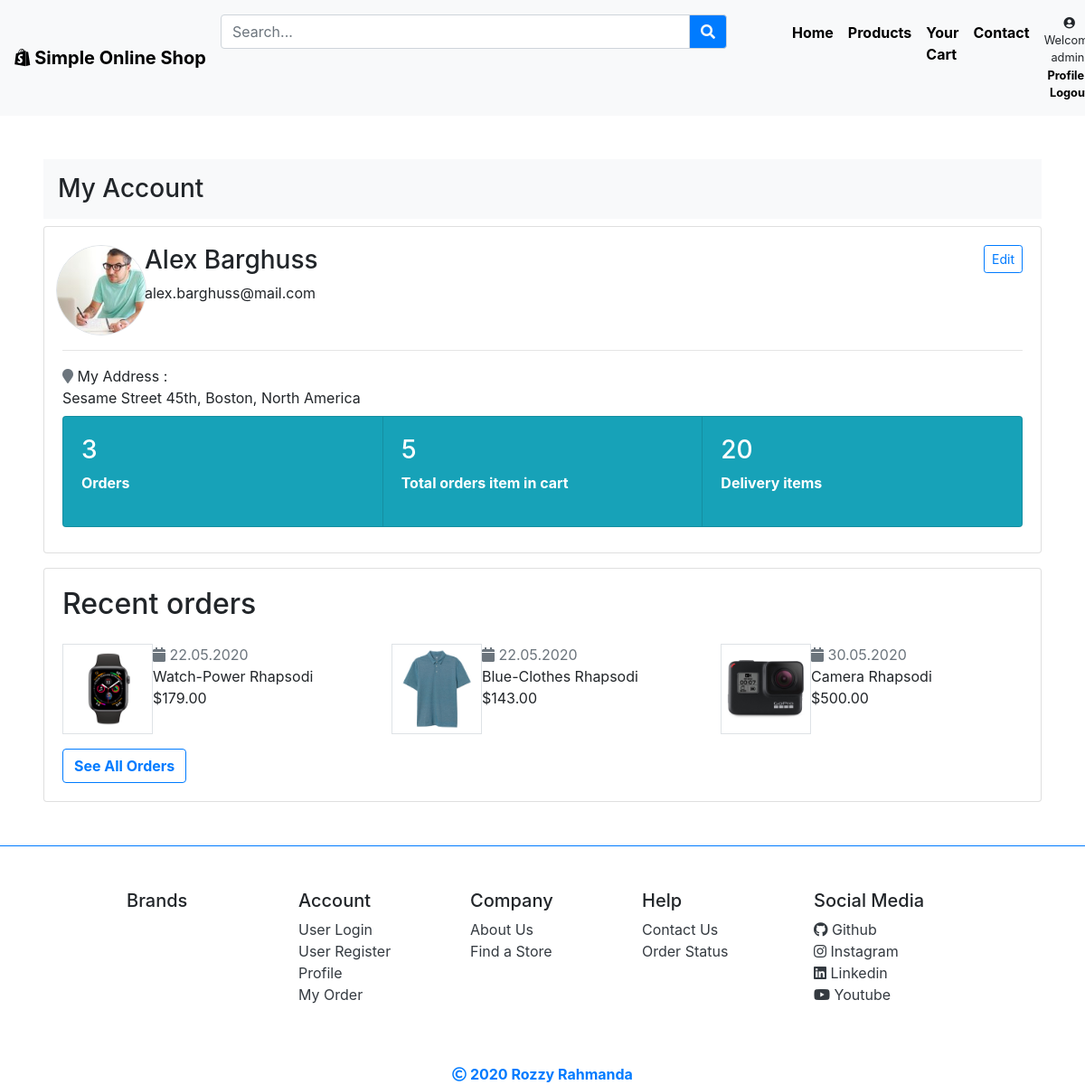
Page /profile/ (signed in) on the committed database.
### users/models.py (models this page shows, shortened)
class Account(AbstractUser):
    photo = models.ImageField(upload_to='images/', blank=True, null=True)
    address = models.TextField()

### products/models.py (models this page shows, shortened)
class Cart(models.Model):
    user = models.ForeignKey(settings.AUTH_USER_MODEL, on_delete=models.CASCADE)
    product = models.ForeignKey(Product, on_delete=models.CASCADE)
    ordered = models.BooleanField(default=False)
    created_date = models.DateTimeField(auto_now_add=True)
    quantity = models.IntegerField(default=1)
    rating = models.IntegerField(default=0)
    total_price = models.DecimalField(max_digits=10, decimal_places=2, default=0)

class Product(models.Model):
    title = models.CharField(max_length=100)
    brand = models.CharField(max_length=100)
    product_id = models.CharField(max_length=12)
    category = models.CharField(max_length=100)
    price = models.DecimalField(max_digits=10, decimal_places=2)
    description = models.TextField()
    image = models.ImageField(upload_to='images/')
    created_date = models.DateTimeField(auto_now_add=True)
    updated_date = models.DateTimeField(auto_now_add=True)
    date_release = models.DateTimeField(auto_now_add=False)
    stock = models.PositiveIntegerField(default=0)
    rating = models.FloatField(default=0)
    reviews = models.IntegerField(default=0)
    order = models.IntegerField(default=0)

### products/views.py (the view)
# urls.py: path('profile/', ProfilePageView.as_view(), name='profile'),
class ProfilePageView(LoginRequiredMixin, View):
    template_name = 'account/profile.html'
    login_url = 'login'
    def get(self, *args, **kwargs):
        order = Order.objects.get(user=self.request.user).item.all().order_by('-quantity')
        total = 0
        for total_quantity in order:
            total += total_quantity.quantity
        user = Account.objects.get(id=self.request.user.pk)
        return render(self.request, self.template_name, {'order': order, 'user': user, 'total': total})

### products/context_processors.py (called while the page is built)
def brand(request):
    from products.models import Product, Contact
    from django.core.paginator import Paginator
    brand = Product.objects.all().values('brand').order_by('-brand')
    paginator = Paginator(brand, 4)
    page_number = request.GET.get('page')
    page_obj = paginator.get_page(page_number)
    pesan = Contact.objects.order_by('-created_date')
    view_count = 0
    for view_boolean in pesan.values('view'):
        if view_boolean['view'] == True:
            view_count += 1
    return {'brand': page_obj, 'pesan': pesan, 'view_count': view_count }

### templates/account/profile.html
{% extends 'base.html' %}
{% load static %}
{% block content %}
<section class="m-5">
  <div class="pb-3">
    <h3 class="p-3 bg-light">My Account</h3>
    <div class="card">
      <div class="card-body">
        <div class="row">
          <div class="col-sm-1 px-2">
            <img src="{% if user.photo %}{{ user.photo.url }}{% else %}{% static 'user_default.png' %}{% endif %}" alt="users" class="border rounded-circle" height="100">
          </div>
          <div class="col-sm-10">
            <h3><span>{{ user.first_name }}</span><span> {{ user.last_name }}</span></h3>
            <div>{{ user.email }}</div>
          </div>
          <div class="col-sm-1 text-right">
            <a href="{% url 'edit_profile' user.pk %}" class="btn btn-outline-primary btn-sm">Edit</a>
          </div>
        </div>
        <hr>
        <span><i class="fa fa-map-marker text-secondary"></i></span><span> My Address :</span>
        <div>
          {{ user.address }}
        </div>
        <div class="card-group py-2">
          <div class="card bg-info">
            <div class="card-body text-white">
              <h3>{{ order.count }}</h3>
              <p class="font-weight-bold">
                {% if order.count > 1 %}
                Orders
                {% else %}
                Order
                {% endif %}
              </p>
            </div>
          </div>
          <div class="card bg-info">
            <div class="card-body text-white">
              <h3>{{ total }}</h3>
              <p class="font-weight-bold">
                Total orders item in cart
              </p>
            </div>
          </div>
          <div class="card bg-info">
            <div class="card-body text-white">
              <h3>20</h3>
              <p class="font-weight-bold">
                Delivery items
              </p>
            </div>
          </div>
        </div>
      </div>
    </div>
  </div>
  <div class="card">
    <div class="card-body">
      <h2>Recent orders</h2>
      <div class="row py-3">
        {% for item in order %}
        <div class="col-sm-4">
          <div class="row">
            <div class="col-sm-3">
              <img src="{{ item.product.image.url }}" alt="baju" class="border" height="100">
            </div>
            <div class="col-sm-9 px-4">
              <i class="fa fa-calendar text-secondary"></i>
              <span class="text-muted">{{ item.created_date|date:"d.m.Y" }}</span>
              <div> {{ item.product.title }}</div>
              <div>${{ item.product.price }}</div>
            </div>
          </div>
        </div>
        {% endfor %}
      </div>
      <a href="{% url 'order' %}" class="btn btn-outline-primary font-weight-bold">See All Orders</a>
    </div>
  </div>
</section>
{% endblock content %}

### templates/base.html (shortened to what this page needs)
{% load static %}
<!DOCTYPE html>
<html lang="en">
<head>
    <link rel="stylesheet" href="https://stackpath.bootstrapcdn.com/bootstrap/4.4.1/css/bootstrap.min.css">
    <link rel="stylesheet" href="{% static 'css/base.css' %}">
    <link rel="stylesheet" href="https://cdnjs.cloudflare.com/ajax/libs/font-awesome/5.13.0/css/all.min.css">
</head>
<body>
    <nav class="navbar navbar-expand-lg bg-light sticky-top">
        <a class="navbar-brand" href="{% url 'home' %}"><i class="fab fa-shopify"></i> Simple Online Shop</a>
        <div class="collapse navbar-collapse" id="navbarSupportedContent">
            <ul class="navbar-nav ml-auto">
                <li class="nav-item mt-2">
                    <form method="GET" action="{% url 'search' %}">
                    <div class="input-group search-width">
                        <input type="text" class="form-control" placeholder="Search..." name='q'>
                        <div class="input-group-append">
                          <button class="input-group-text bg-primary" type="submit" id="basic-addon2"><i class="fa fa-search text-light"></i></button>
                        </div>
                    </div>
                    </form>
                </li>
                {% with url_name=request.resolver_match.url_name %}
                <li class="nav-item mt-2 {% if url_name == 'home' %}active{% endif %}">
                    <a class="nav-link" href="{% url 'home' %}">Home</a>
                </li>
                <li class="nav-item mt-2  {% if url_name == 'product' %}active{% endif %}">
                    <a class="nav-link" href="{% url 'product' %}">Products</a>
                </li>
                {% if user.is_authenticated %}
                <li class="nav-item mt-2 {% if url_name == 'cart' %}active{% endif %}">
                    <a class="nav-link" href="{% url 'cart' %}">Your Cart</a>
                </li>
                {% endif %}
                <li class="nav-item mt-2 {% if url_name == 'contact' %}active{% endif %}">
                    <a class="nav-link" href="{% url 'contact' %}">Contact</a>
                </li>
                <li class="nav-item text-center">
                    {% if user.is_authenticated %}
                        <small class="nav-link">
                            <i class="fa fa-user-circle"></i> Welcome {{ user.username }}! <br>
                            <span><a href="{% url 'profile' %}">Profile</a></span> | <span><a href="{% url 'logout' %}">Logout</a></span>
                        </small>
                    {% else %}
                        <small class="nav-link">
                            <i class="fa fa-user-circle"></i> Welcome guest! <br>
                            <span><a href="{% url 'login' %}">Sign In</a></span> | <span><a href="{% url 'signup' %}">Register</a></span>
                        </small>
                    {% endif %}
                </li>
                {% endwith %}
            </ul>
        </div>
      </nav>
    {% block content %}
    {% endblock content %}
    <footer class="border-top border-primary">
        <div class="container">
        <div class="row py-5">
            <div class="col-sm-1"></div>
            <div class="col-sm-2">
                <h5>Brands</h5>
            </div>
            <div class="col-sm-2">
                <h5>Account</h5>
                <ul class="list-unstyled">
                    <li><a href="{% url 'login' %}" class="text-dark">User Login</a></li>
                    <li><a href="{% url 'signup' %}" class="text-dark">User Register</a></li>
                    {% if user.is_authenticated %}
                        <li><a href="{% url 'profile' %}" class="text-dark">Profile</a></li>
                    <li><a href="{% url 'order' %}" class="text-dark">My Order</a></li>
                    {% endif %}
                </ul>
            </div>
            <div class="col-sm-2">
                <h5>Company</h5>
                <ul class="list-unstyled">
                    <li><a href="#" class="text-dark">About Us</a></li>
                    <li><a href="#" class="text-dark">Find a Store</a></li>
                </ul>
            </div>
            <div class="col-sm-2">
                <h5>Help</h5>
                <ul class="list-unstyled">
                    <li><a href="{% url 'contact' %}" class="text-dark">Contact Us</a></li>
                    <li><a href="#" class="text-dark">Order Status</a></li>
                </ul>
            </div>
            <div class="col-sm-2">
                <h5>Social Media</h5>
                <ul class="list-unstyled">
                    <li><a href="#" class="text-dark"><i class="fab fa-github"></i> Github</a></li>
                    <li><a href="#" class="text-dark"><i class="fab fa-instagram"></i> Instagram</a></li>
                    <li><a href="#" class="text-dark"><i class="fab fa-linkedin"></i> Linkedin</a></li>
                    <li><a href="#" class="text-dark"><i class="fab fa-youtube"></i> Youtube</a></li>
                </ul>
            </div>
            <div class="col-sm-1"></div>
        </div>
        </div>
        <div class="text-center text-primary font-weight-bold">
        <i class="far fa-copyright"></i> 2020 Rozzy Rahmanda
        </div>
    </footer>
</body>
</html>

### static/css/base.css (style rules this page uses)
.search-width { width: 35rem; margin-right: 4rem; }
.navbar-brand { color: black; font-weight: bold; }
.nav-item a { color: black; font-weight: bold; }

### rows in the picture
Account: username "admin", photo (picture), first_name "Alex", last_name "Barghuss", email "alex.barghuss@mail.com", address "Sesame Street 45th, Boston, North America"
Cart: product.image (picture), created_date "22.05.2020", product "Watch-Power Rhapsodi", product.price "179.00"
Cart: product.image (picture), created_date "22.05.2020", product "Blue-Clothes Rhapsodi", product.price "143.00"
Cart: product.image (picture), created_date "30.05.2020", product "Camera Rhapsodi", product.price "500.00"

### other values in the picture
{{ order.count }} "3"
{{ total }} "5"
